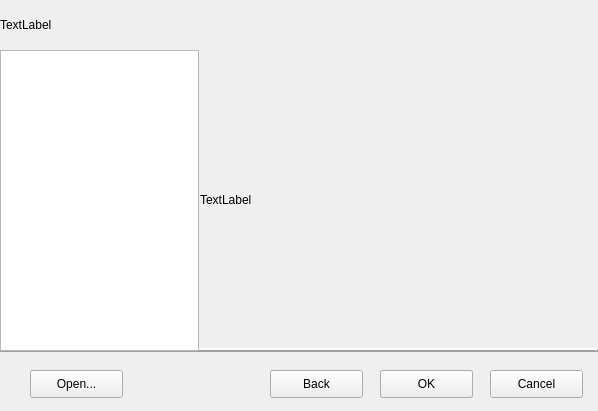
<?xml version="1.0" encoding="UTF-8"?>
<ui version="4.0">
 <class>PmPrintProjCfgDlg</class>
 <widget class="QWidget" name="PmPrintProjCfgDlg">
  <property name="windowModality">
   <enum>Qt::NonModal</enum>
  </property>
  <property name="geometry">
   <rect>
    <x>0</x>
    <y>0</y>
    <width>598</width>
    <height>411</height>
   </rect>
  </property>
  <property name="minimumSize">
   <size>
    <width>598</width>
    <height>411</height>
   </size>
  </property>
  <property name="maximumSize">
   <size>
    <width>598</width>
    <height>411</height>
   </size>
  </property>
  <property name="contextMenuPolicy">
   <enum>Qt::NoContextMenu</enum>
  </property>
  <property name="windowTitle">
   <string>Create new project</string>
  </property>
  <property name="windowOpacity">
   <double>1.000000000000000</double>
  </property>
  <widget class="Line" name="line">
   <property name="geometry">
    <rect>
     <x>0</x>
     <y>340</y>
     <width>598</width>
     <height>20</height>
    </rect>
   </property>
   <property name="frameShadow">
    <enum>QFrame::Raised</enum>
   </property>
   <property name="lineWidth">
    <number>2</number>
   </property>
   <property name="orientation">
    <enum>Qt::Horizontal</enum>
   </property>
  </widget>
  <widget class="QPushButton" name="openBtn">
   <property name="geometry">
    <rect>
     <x>30</x>
     <y>370</y>
     <width>93</width>
     <height>28</height>
    </rect>
   </property>
   <property name="text">
    <string>Open...</string>
   </property>
  </widget>
  <widget class="QPushButton" name="backBtn">
   <property name="geometry">
    <rect>
     <x>270</x>
     <y>370</y>
     <width>93</width>
     <height>28</height>
    </rect>
   </property>
   <property name="text">
    <string>Back</string>
   </property>
  </widget>
  <widget class="QPushButton" name="nextBtn">
   <property name="geometry">
    <rect>
     <x>380</x>
     <y>370</y>
     <width>93</width>
     <height>28</height>
    </rect>
   </property>
   <property name="text">
    <string>Next</string>
   </property>
  </widget>
  <widget class="QPushButton" name="cancelBtn">
   <property name="geometry">
    <rect>
     <x>490</x>
     <y>370</y>
     <width>93</width>
     <height>28</height>
    </rect>
   </property>
   <property name="text">
    <string>Cancel</string>
   </property>
  </widget>
  <widget class="QPushButton" name="okBtn">
   <property name="geometry">
    <rect>
     <x>380</x>
     <y>370</y>
     <width>93</width>
     <height>28</height>
    </rect>
   </property>
   <property name="text">
    <string>OK</string>
   </property>
  </widget>
  <widget class="QLabel" name="showPicLable">
   <property name="geometry">
    <rect>
     <x>200</x>
     <y>50</y>
     <width>399</width>
     <height>300</height>
    </rect>
   </property>
   <property name="text">
    <string>TextLabel</string>
   </property>
  </widget>
  <widget class="QLabel" name="titleLabel">
   <property name="geometry">
    <rect>
     <x>0</x>
     <y>0</y>
     <width>598</width>
     <height>50</height>
    </rect>
   </property>
   <property name="text">
    <string>TextLabel</string>
   </property>
  </widget>
  <widget class="QListView" name="itemSelectList">
   <property name="geometry">
    <rect>
     <x>0</x>
     <y>50</y>
     <width>199</width>
     <height>301</height>
    </rect>
   </property>
  </widget>
 </widget>
 <layoutdefault spacing="6" margin="11"/>
 <tabstops>
  <tabstop>itemSelectList</tabstop>
  <tabstop>openBtn</tabstop>
  <tabstop>backBtn</tabstop>
  <tabstop>okBtn</tabstop>
  <tabstop>cancelBtn</tabstop>
  <tabstop>nextBtn</tabstop>
 </tabstops>
 <resources/>
 <connections>
  <connection>
   <sender>cancelBtn</sender>
   <signal>clicked()</signal>
   <receiver>PmPrintProjCfgDlg</receiver>
   <slot>close()</slot>
   <hints>
    <hint type="sourcelabel">
     <x>616</x>
     <y>443</y>
    </hint>
    <hint type="destinationlabel">
     <x>342</x>
     <y>234</y>
    </hint>
   </hints>
  </connection>
  <connection>
   <sender>okBtn</sender>
   <signal>clicked()</signal>
   <receiver>PmPrintProjCfgDlg</receiver>
   <slot>close()</slot>
   <hints>
    <hint type="sourcelabel">
     <x>506</x>
     <y>443</y>
    </hint>
    <hint type="destinationlabel">
     <x>342</x>
     <y>234</y>
    </hint>
   </hints>
  </connection>
 </connections>
</ui>
